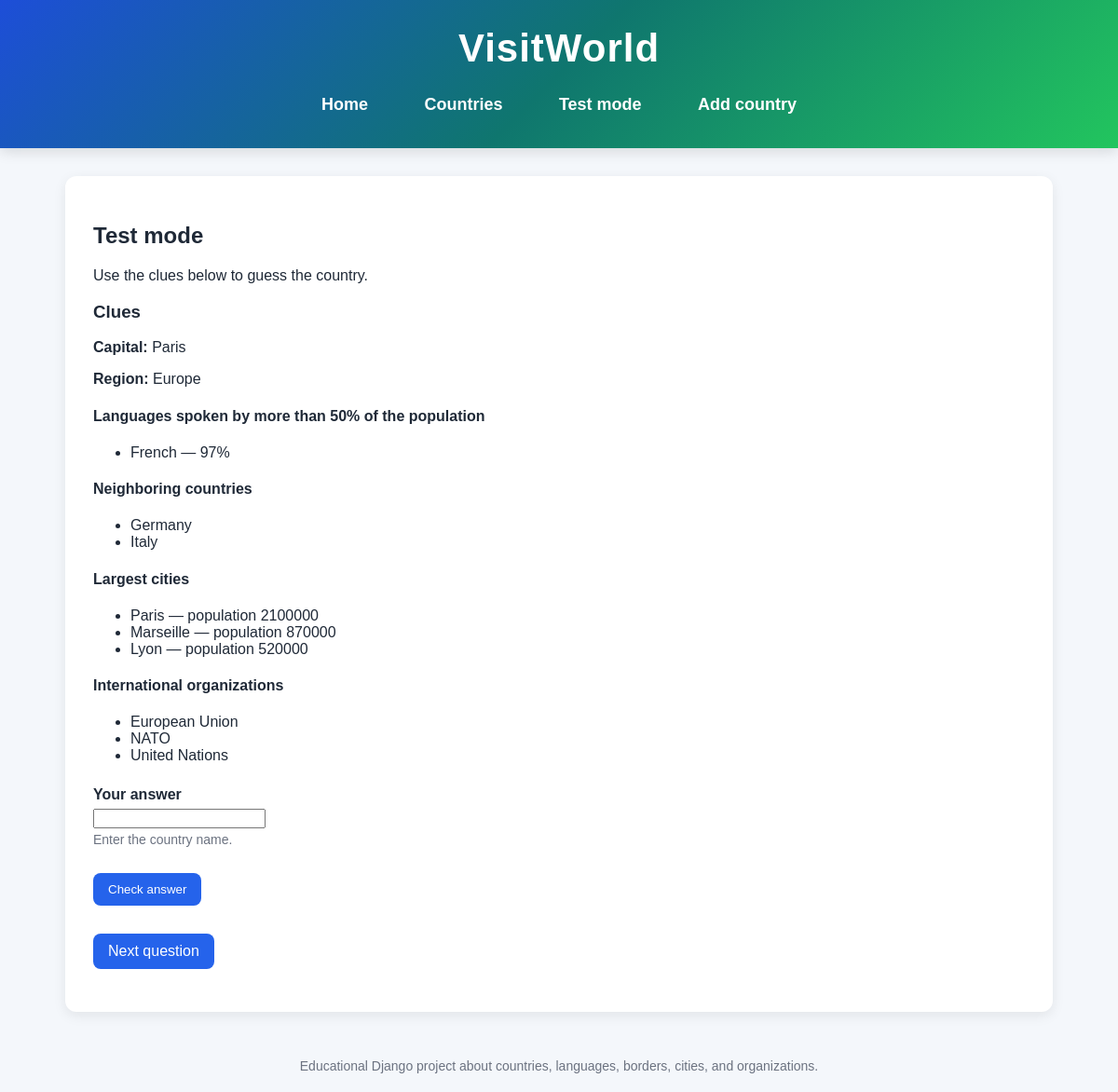
Page /test/3/ on the committed database.
### countries/models.py (models this page shows, shortened)
class Country(models.Model):
    REGION_CHOICES = [
        ("Europe", "Europe"),
        ("Asia", "Asia"),
        ("Africa", "Africa"),
        ("North America", "North America"),
        ("South America", "South America"),
        ("Oceania", "Oceania"),
    ]
    name = models.CharField(max_length=100, unique=True)
    capital = models.CharField(max_length=100)
    population = models.PositiveBigIntegerField()
    area = models.PositiveIntegerField(help_text="Area in square kilometers")
    region = models.CharField(max_length=30, choices=REGION_CHOICES)
    description = models.TextField(blank=True)
    image_url = models.URLField(blank=True)
    neighbors = models.ManyToManyField(
        "self",
        blank=True,
        symmetrical=True,
    )
    organizations = models.ManyToManyField(
        Organization,
        blank=True,
        related_name="countries",
    )
    class Meta:
        ordering = ["name"]

class Language(models.Model):
    country = models.ForeignKey(
        Country,
        on_delete=models.CASCADE,
        related_name="languages",
    )
    name = models.CharField(max_length=100)
    speakers_percent = models.PositiveIntegerField()
    class Meta:
        ordering = ["-speakers_percent", "name"]
        unique_together = ("country", "name")

class City(models.Model):
    country = models.ForeignKey(
        Country,
        on_delete=models.CASCADE,
        related_name="cities",
    )
    name = models.CharField(max_length=100)
    population = models.PositiveIntegerField()
    class Meta:
        ordering = ["-population", "name"]
        unique_together = ("country", "name")

class Organization(models.Model):
    name = models.CharField(max_length=100, unique=True)
    description = models.TextField(blank=True)
    class Meta:
        ordering = ["name"]

### countries/views.py (the view)
# urls.py: path("test/<int:country_id>/", views.test_country, name="test_country"),
def test_country(request, country_id):
    country = get_object_or_404(Country, pk=country_id)
    result_message = None
    if request.method == "POST":
        form = TestAnswerForm(request.POST)
        if form.is_valid():
            answer = form.cleaned_data["answer"].strip().lower()
            correct_name = country.name.strip().lower()
            if answer == correct_name:
                result_message = "Correct!"
            else:
                result_message = f"Wrong answer. The correct answer is {country.name}."
    else:
        form = TestAnswerForm()
    next_country = (
        Country.objects.filter(id__gt=country.id).order_by("id").first()
    )
    if next_country is None:
        next_country = Country.objects.order_by("id").first()
    context = {
        "country": country,
        "form": form,
        "result_message": result_message,
        "next_country": next_country,
    }
    return render(request, "countries/test_mode.html", context)

### countries/forms.py (shortened to what this page needs)
class TestAnswerForm(forms.Form):
    answer = forms.CharField(
        max_length=100,
        label="Your answer",
        help_text="Enter the country name.",
        error_messages={"required": "Please enter a country name."},
    )

### countries/templates/countries/test_mode.html (shortened to what this page needs)
{% extends "countries/base.html" %}
{% block content %}
    <h2>Test mode</h2>
    <p>Use the clues below to guess the country.</p>
    {% if country %}
        <h3>Clues</h3>
        <p><strong>Capital:</strong> {{ country.capital }}</p>
        <p><strong>Region:</strong> {{ country.region }}</p>
        <h4>Languages spoken by more than 50% of the population</h4>
        <ul>
            {% for language in country.languages.all %}
                {% if language.speakers_percent > 50 %}
                    <li>{{ language.name }} — {{ language.speakers_percent }}%</li>
                {% endif %}
            {% empty %}
                <li>No language data available.</li>
            {% endfor %}
        </ul>
        <h4>Neighboring countries</h4>
        <ul>
            {% for neighbor in country.neighbors.all %}
                <li>{{ neighbor.name }}</li>
            {% empty %}
                <li>No neighboring countries listed.</li>
            {% endfor %}
        </ul>
        <h4>Largest cities</h4>
        <ul>
            {% for city in country.cities.all %}
                <li>{{ city.name }} — population {{ city.population }}</li>
            {% empty %}
                <li>No city data available.</li>
            {% endfor %}
        </ul>
        <h4>International organizations</h4>
        <ul>
            {% for organization in country.organizations.all %}
                <li>{{ organization.name }}</li>
            {% empty %}
                <li>No organizations listed.</li>
            {% endfor %}
        </ul>
        <form method="post" style="margin-top: 24px;">
            {% for field in form %}
                <div style="margin-bottom: 18px;">
                    <label for="{{ field.id_for_label }}" style="display: block; font-weight: bold; margin-bottom: 6px;">
                        {{ field.label }}
                    </label>
                    <div>{{ field }}</div>
                    {% if field.help_text %}
                        <div style="font-size: 14px; color: #6b7280; margin-top: 4px;">
                            {{ field.help_text }}
                        </div>
                    {% endif %}
                </div>
            {% endfor %}
            <button type="submit" class="button-link" style="border: none; cursor: pointer;">
                Check answer
            </button>
        </form>
        {% if next_country %}
            <p style="margin-top: 20px;">
                <a class="button-link" href="{% url 'test_country' next_country.id %}">
                    Next question
                </a>
            </p>
        {% endif %}
    {% else %}
        <p>No countries are available for the test yet.</p>
    {% endif %}
{% endblock %}

### countries/templates/countries/base.html (style rules this page uses)
body { font-family: Arial, sans-serif; margin: 0; background-color: #f4f7fb; color: #1f2937; }
.button-link { display: inline-block; padding: 10px 16px; background-color: #2563eb; color: white; text-decoration: none; border-radius: 8px; margin-top: 10px; }

### rows in the picture
Country: capital "Paris", region "Europe"
Language: name "French", speakers_percent "97"
Country: name "Germany"
Country: name "Italy"
City: name "Paris", population "2100000"
City: name "Marseille", population "870000"
City: name "Lyon", population "520000"
Organization: name "European Union"
Organization: name "NATO"
Organization: name "United Nations"

### other values in the picture
{{ field.label }} "Your answer"
{{ field.help_text }} "Enter the country name."
